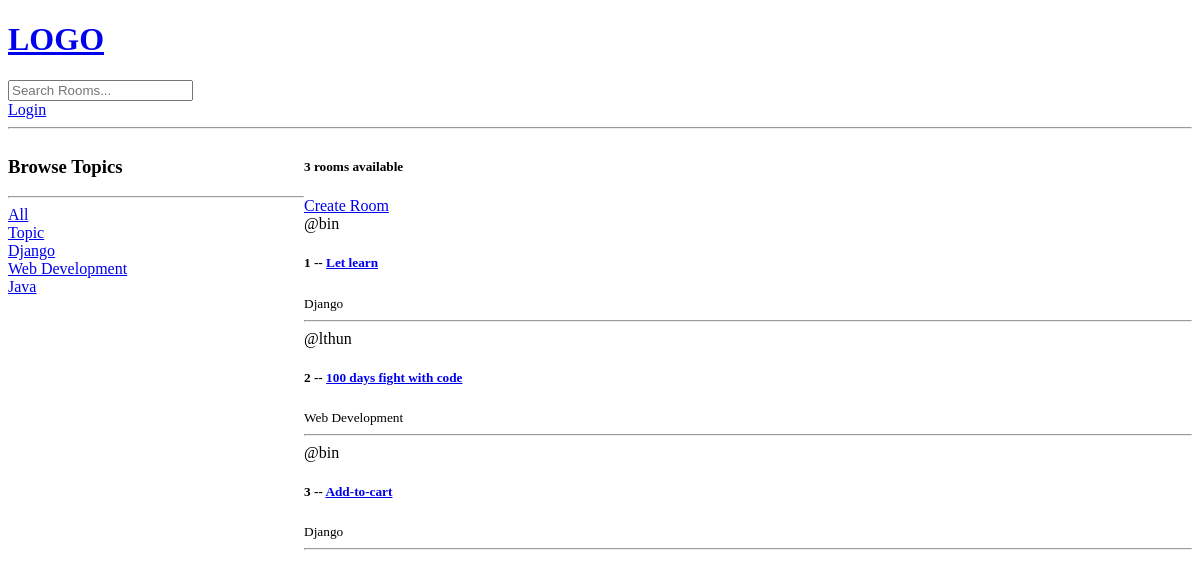
The app's page /, older data.
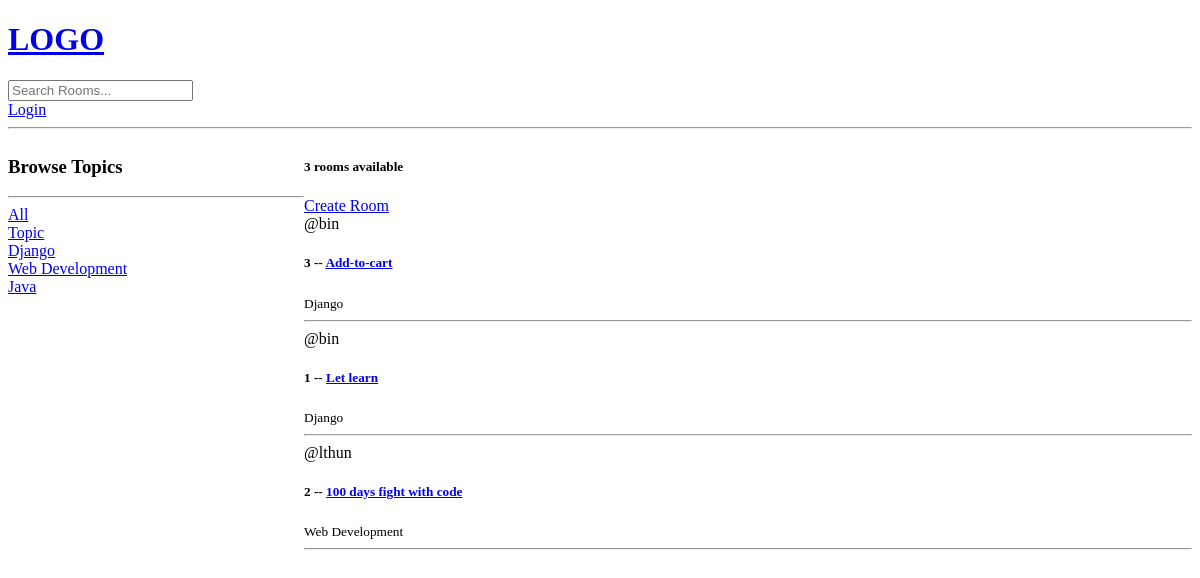
The same page, newer data.
### base/models.py (models this page shows, shortened)
class Topic(models.Model):
    name = models.CharField(max_length=200)

class Room(models.Model):
    host = models.ForeignKey(User, on_delete=models.SET_NULL, null=True)
    topic = models.ForeignKey(Topic, on_delete=models.SET_NULL, null=True)
    name = models.CharField(max_length=200)
    description = models.TextField(null=True, blank=True)
    participants = models.ManyToManyField(User, related_name='participants', blank=True)
    updated = models.DateTimeField(auto_now=True)
    created = models.DateTimeField(auto_now_add=True)
    class Meta:
        ordering = ['-updated', '-created']

### base/views.py (the view)
# urls.py: path('', views.home, name='home'),
def home(request):
    q = request.GET.get('q') if request.GET.get('q') != None else ''
    rooms = Room.objects.filter(
        Q(topic__name__icontains=q ) |
        Q(name__icontains=q ) |
        Q(description__icontains=q )
        )
    topics = Topic.objects.all( )
    room_count = rooms.count()
    context = {'rooms': rooms, 'topics': topics, 'room_count': room_count}
    return render(request, 'base/home.html', context)

### base/templates/base/home.html (shortened to what this page needs)
{% extends 'main.html' %} {% block content %}
<div class="home-container">
  <div class>
    <h3>Browse Topics</h3>
    <hr/>
    <div class="">
      <a href="{% url 'home' %}">All</a>
    </div>
    {% for topic in topics %}
      <div class="">
        <a href="{% url 'home' %}?q={{topic.name}}">{{topic.name}}</a>
      </div>
    {% endfor %}
  </div>
  <div>
    <h5>{{room_count}} rooms available</h5>
    <a href="{% url 'create-room' %}">Create Room</a>
    <div class>
      {% for room in rooms %}
      <div>
        <span>@{{room.host.username}}</span>
        <h5>
          {{room.id}} -- <a href="{% url 'room' room.id %}">{{room.name}}</a>
        </h5>
        <small>{{room.topic.name}}</small>
        <hr />
      </div>
      {% endfor %}
    </div>
  </div>
</div>
{% endblock %}

Row changes from the older to the newer data that the page shows:
changed Room "Add-to-cart": moves up the list
